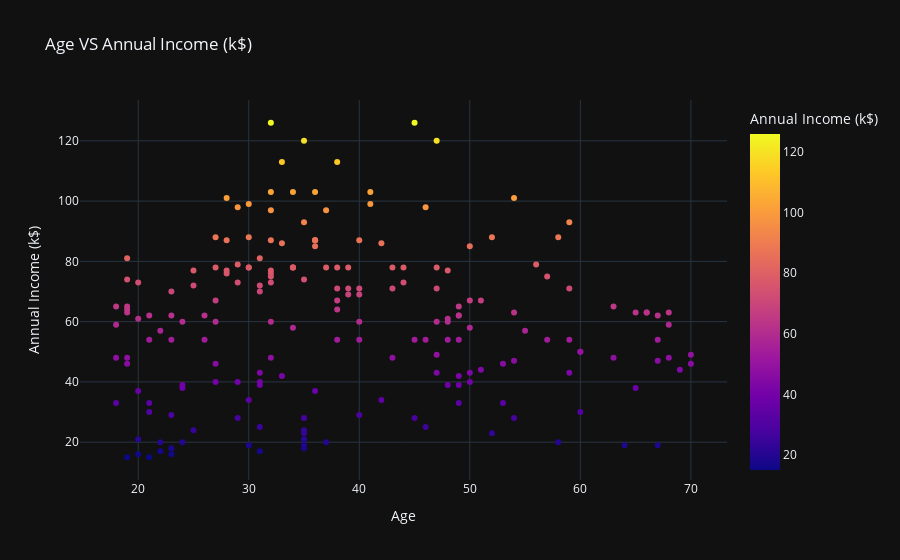

Source (notebook cell):
### Markdown cell above
- The annual income (one thousand dollars) for males and females ranges from about 60 thousand dollars

### Code cell
fig = px.scatter(df_cleaned,
                 df_cleaned['Age'],
                 df_cleaned['Annual Income (k$)'],
                 template = 'plotly_dark',
                 color = df_cleaned['Annual Income (k$)'],
                 title = 'Age VS Annual Income (k$)')
fig.show()

### Figure 1 — Plotly figure (JSON) as saved in the notebook; plotly's stock layout.template omitted (floating-point values rounded to 4 significant figures; data arrays with more than 128 entries replaced by an {"elided": "..."} marker saying what was removed)
{"data": [{"hovertemplate": "Age=%{x}<br>Annual Income (k$)=%{marker.color}<extra></extra>", "legendgroup": "", "marker": {"color": {"elided": "198 int values"}, "coloraxis": "coloraxis", "symbol": "circle"}, "mode": "markers", "name": "", "orientation": "v", "showlegend": false, "type": "scatter", "x": {"elided": "198 int values"}, "xaxis": "x", "y": {"elided": "198 int values"}, "yaxis": "y"}], "layout": {"coloraxis": {"colorbar": {"title": {"text": "Annual Income (k$)"}}, "colorscale": [[0, "#0d0887"], [0.1111, "#46039f"], [0.2222, "#7201a8"], [0.3333, "#9c179e"], [0.4444, "#bd3786"], [0.5556, "#d8576b"], [0.6667, "#ed7953"], [0.7778, "#fb9f3a"], [0.8889, "#fdca26"], [1, "#f0f921"]]}, "legend": {"tracegroupgap": 0}, "title": {"text": "Age VS Annual Income (k$)"}, "xaxis": {"anchor": "y", "domain": [0, 1], "title": {"text": "Age"}}, "yaxis": {"anchor": "x", "domain": [0, 1], "title": {"text": "Annual Income (k$)"}}}}
